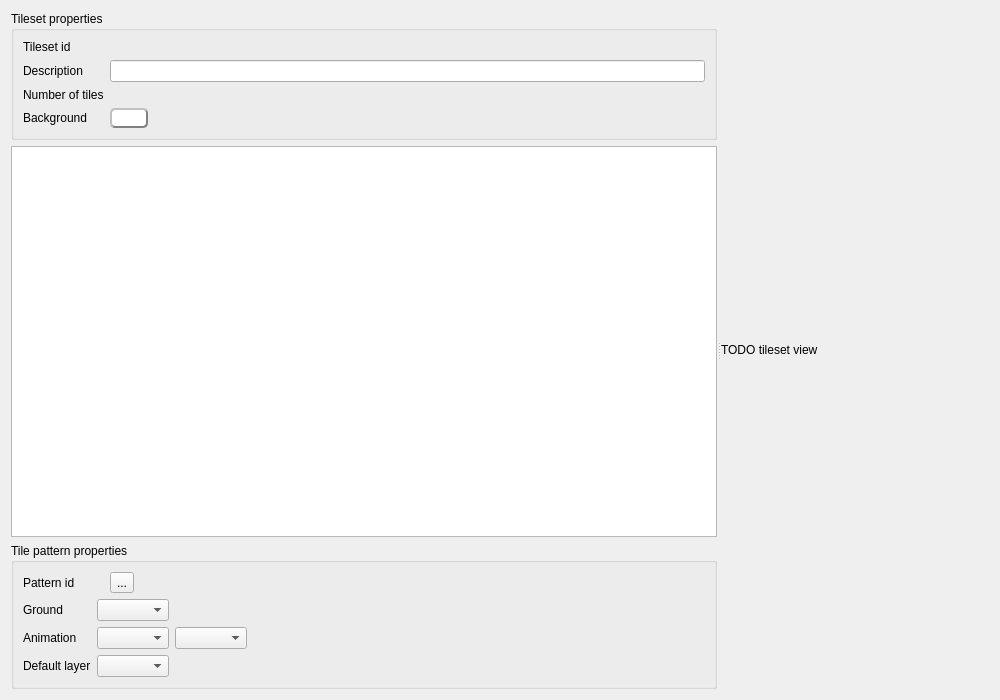
<?xml version="1.0" encoding="UTF-8"?>
<ui version="4.0">
 <class>TilesetEditor</class>
 <widget class="QWidget" name="TilesetEditor">
  <property name="geometry">
   <rect>
    <x>0</x>
    <y>0</y>
    <width>1000</width>
    <height>700</height>
   </rect>
  </property>
  <property name="windowTitle">
   <string>Form</string>
  </property>
  <layout class="QHBoxLayout" name="horizontalLayout">
   <item>
    <widget class="QSplitter" name="splitter">
     <property name="sizePolicy">
      <sizepolicy hsizetype="Expanding" vsizetype="Expanding">
       <horstretch>0</horstretch>
       <verstretch>0</verstretch>
      </sizepolicy>
     </property>
     <property name="orientation">
      <enum>Qt::Horizontal</enum>
     </property>
     <widget class="QWidget" name="tileset_side_view" native="true">
      <property name="sizePolicy">
       <sizepolicy hsizetype="Ignored" vsizetype="Expanding">
        <horstretch>0</horstretch>
        <verstretch>0</verstretch>
       </sizepolicy>
      </property>
      <layout class="QVBoxLayout" name="verticalLayout_2">
       <item>
        <widget class="QGroupBox" name="tileset_properties_group_box">
         <property name="sizePolicy">
          <sizepolicy hsizetype="Expanding" vsizetype="Preferred">
           <horstretch>0</horstretch>
           <verstretch>0</verstretch>
          </sizepolicy>
         </property>
         <property name="title">
          <string>Tileset properties</string>
         </property>
         <layout class="QFormLayout" name="formLayout">
          <property name="fieldGrowthPolicy">
           <enum>QFormLayout::AllNonFixedFieldsGrow</enum>
          </property>
          <item row="0" column="0">
           <widget class="QLabel" name="tileset_id_label">
            <property name="text">
             <string>Tileset id</string>
            </property>
           </widget>
          </item>
          <item row="0" column="1">
           <widget class="QLabel" name="tileset_id_field">
            <property name="text">
             <string/>
            </property>
           </widget>
          </item>
          <item row="1" column="0">
           <widget class="QLabel" name="description_label">
            <property name="text">
             <string>Description</string>
            </property>
           </widget>
          </item>
          <item row="2" column="0">
           <widget class="QLabel" name="num_tiles_label">
            <property name="text">
             <string>Number of tiles</string>
            </property>
           </widget>
          </item>
          <item row="2" column="1">
           <widget class="QLabel" name="num_tiles_field">
            <property name="text">
             <string/>
            </property>
           </widget>
          </item>
          <item row="3" column="0">
           <widget class="QLabel" name="background_label">
            <property name="text">
             <string>Background</string>
            </property>
           </widget>
          </item>
          <item row="3" column="1">
           <widget class="QPushButton" name="background_button">
            <property name="sizePolicy">
             <sizepolicy hsizetype="Fixed" vsizetype="Fixed">
              <horstretch>0</horstretch>
              <verstretch>0</verstretch>
             </sizepolicy>
            </property>
            <property name="styleSheet">
             <string notr="true"> QPushButton {
     background-color: white;
     border-style: outset;
     border-width: 2px;
     border-radius: 5px;
     border-color: gray;
     min-width: 1em;
     padding: 1px;
 }
 QPushButton:pressed {
     border-style: inset;
 }</string>
            </property>
            <property name="text">
             <string/>
            </property>
           </widget>
          </item>
          <item row="1" column="1">
           <widget class="QLineEdit" name="description_field">
            <property name="sizePolicy">
             <sizepolicy hsizetype="Expanding" vsizetype="Fixed">
              <horstretch>0</horstretch>
              <verstretch>0</verstretch>
             </sizepolicy>
            </property>
           </widget>
          </item>
         </layout>
        </widget>
       </item>
       <item>
        <widget class="QListView" name="tiles_list_view"/>
       </item>
       <item>
        <widget class="QGroupBox" name="pattern_properties_group_box">
         <property name="sizePolicy">
          <sizepolicy hsizetype="Expanding" vsizetype="Preferred">
           <horstretch>0</horstretch>
           <verstretch>0</verstretch>
          </sizepolicy>
         </property>
         <property name="title">
          <string>Tile pattern properties</string>
         </property>
         <layout class="QFormLayout" name="formLayout_2">
          <property name="fieldGrowthPolicy">
           <enum>QFormLayout::AllNonFixedFieldsGrow</enum>
          </property>
          <item row="0" column="0">
           <widget class="QLabel" name="pattern_id_label">
            <property name="text">
             <string>Pattern id</string>
            </property>
           </widget>
          </item>
          <item row="0" column="1">
           <widget class="QWidget" name="pattern_id_field" native="true">
            <layout class="QHBoxLayout" name="horizontalLayout_3">
             <property name="leftMargin">
              <number>0</number>
             </property>
             <property name="topMargin">
              <number>0</number>
             </property>
             <property name="rightMargin">
              <number>0</number>
             </property>
             <property name="bottomMargin">
              <number>0</number>
             </property>
             <item>
              <layout class="QHBoxLayout" name="horizontalLayout_2">
               <item>
                <widget class="QLabel" name="pattern_id_value">
                 <property name="text">
                  <string/>
                 </property>
                </widget>
               </item>
               <item>
                <widget class="QToolButton" name="pattern_id_button">
                 <property name="text">
                  <string>...</string>
                 </property>
                </widget>
               </item>
               <item>
                <spacer name="horizontalSpacer">
                 <property name="orientation">
                  <enum>Qt::Horizontal</enum>
                 </property>
                 <property name="sizeHint" stdset="0">
                  <size>
                   <width>40</width>
                   <height>20</height>
                  </size>
                 </property>
                </spacer>
               </item>
              </layout>
             </item>
            </layout>
           </widget>
          </item>
          <item row="1" column="0">
           <widget class="QLabel" name="ground_label">
            <property name="text">
             <string>Ground</string>
            </property>
           </widget>
          </item>
          <item row="1" column="1">
           <widget class="QComboBox" name="ground_field">
            <property name="sizePolicy">
             <sizepolicy hsizetype="Fixed" vsizetype="Fixed">
              <horstretch>0</horstretch>
              <verstretch>0</verstretch>
             </sizepolicy>
            </property>
           </widget>
          </item>
          <item row="2" column="0">
           <widget class="QLabel" name="animation_label">
            <property name="text">
             <string>Animation</string>
            </property>
           </widget>
          </item>
          <item row="2" column="1">
           <widget class="QWidget" name="animation_field" native="true">
            <property name="sizePolicy">
             <sizepolicy hsizetype="Fixed" vsizetype="Preferred">
              <horstretch>0</horstretch>
              <verstretch>0</verstretch>
             </sizepolicy>
            </property>
            <layout class="QHBoxLayout" name="horizontalLayout_6">
             <property name="leftMargin">
              <number>0</number>
             </property>
             <property name="topMargin">
              <number>0</number>
             </property>
             <property name="rightMargin">
              <number>0</number>
             </property>
             <property name="bottomMargin">
              <number>0</number>
             </property>
             <item>
              <layout class="QHBoxLayout" name="horizontalLayout_5">
               <item>
                <widget class="QComboBox" name="animation_type_field">
                 <property name="sizePolicy">
                  <sizepolicy hsizetype="Fixed" vsizetype="Fixed">
                   <horstretch>0</horstretch>
                   <verstretch>0</verstretch>
                  </sizepolicy>
                 </property>
                </widget>
               </item>
               <item>
                <widget class="QComboBox" name="animation_separation_field">
                 <property name="sizePolicy">
                  <sizepolicy hsizetype="Fixed" vsizetype="Fixed">
                   <horstretch>0</horstretch>
                   <verstretch>0</verstretch>
                  </sizepolicy>
                 </property>
                </widget>
               </item>
              </layout>
             </item>
            </layout>
           </widget>
          </item>
          <item row="3" column="0">
           <widget class="QLabel" name="default_layer_label">
            <property name="text">
             <string>Default layer</string>
            </property>
           </widget>
          </item>
          <item row="3" column="1">
           <widget class="QComboBox" name="default_layer_field">
            <property name="sizePolicy">
             <sizepolicy hsizetype="Fixed" vsizetype="Fixed">
              <horstretch>0</horstretch>
              <verstretch>0</verstretch>
             </sizepolicy>
            </property>
           </widget>
          </item>
         </layout>
        </widget>
       </item>
      </layout>
     </widget>
     <widget class="QLabel" name="tileset_view">
      <property name="text">
       <string>TODO tileset view</string>
      </property>
     </widget>
    </widget>
   </item>
  </layout>
 </widget>
 <resources/>
 <connections/>
</ui>
